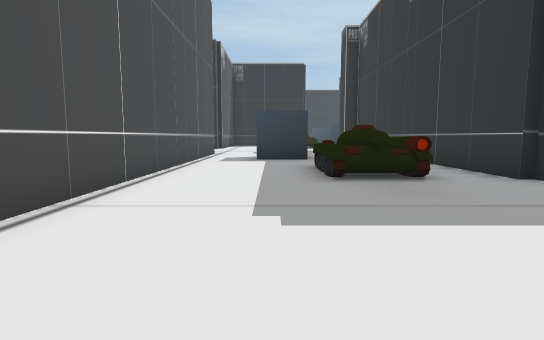
View 1 (above)

15 first-person views from a walk through a 3-D level made in the Unity game engine. The camera is 1.4 m above the floor, tilts 6° down and sees 80° across. The floor is counted in squares, 2 m on a side. Each view is taken from the middle of a square. On the plan, view 1 faces up. The plan holds only what a view shows up to about 10 squares ahead; the rest is blank. The place goes on beyond the plan. The player is left out.

View 2
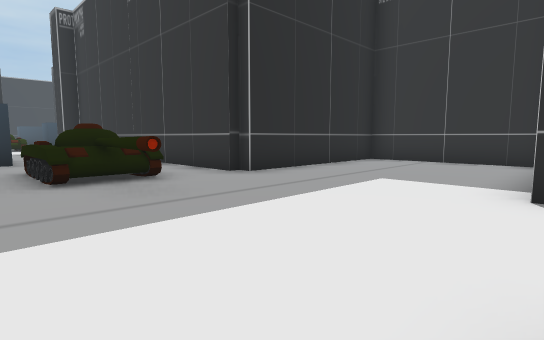

View 3
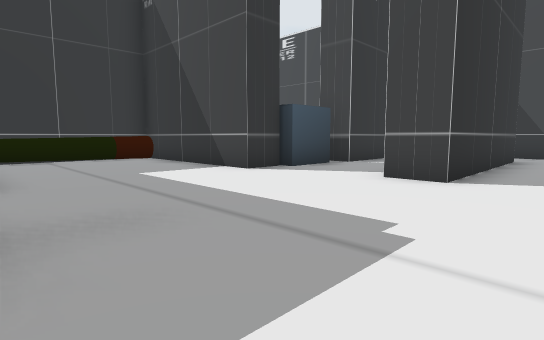

View 4
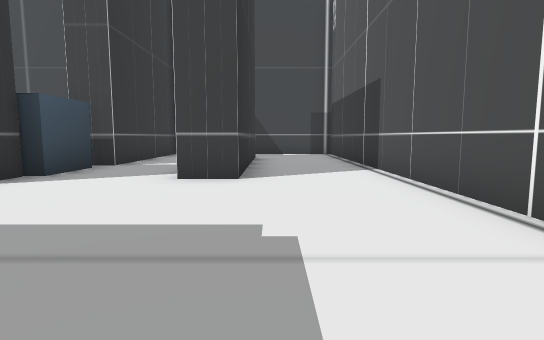

View 5
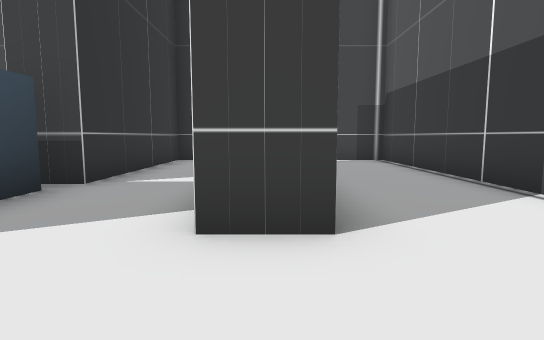

View 6
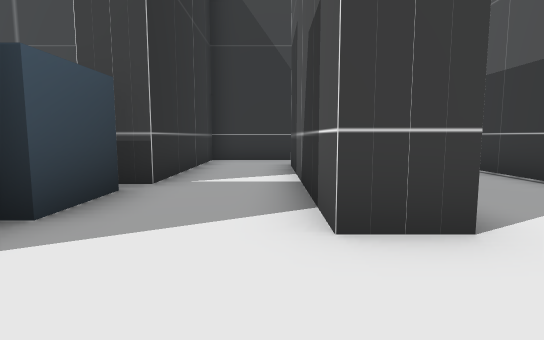

View 7
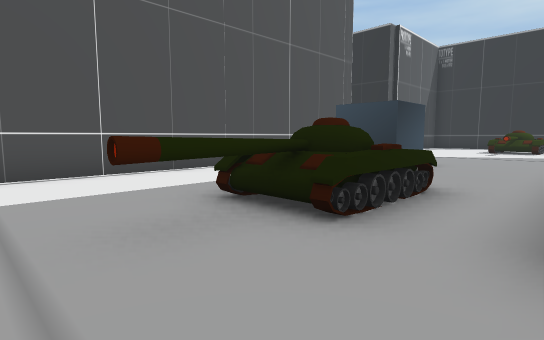

View 8
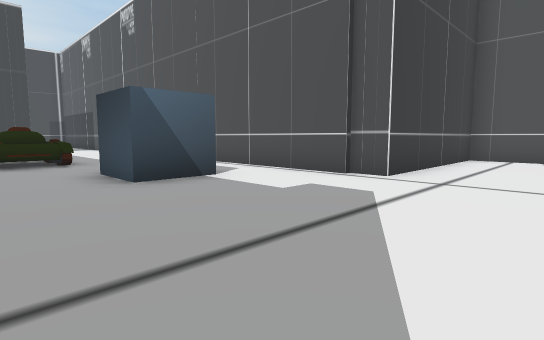

View 9
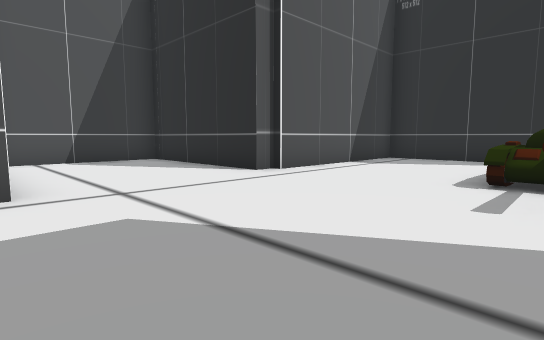

View 10
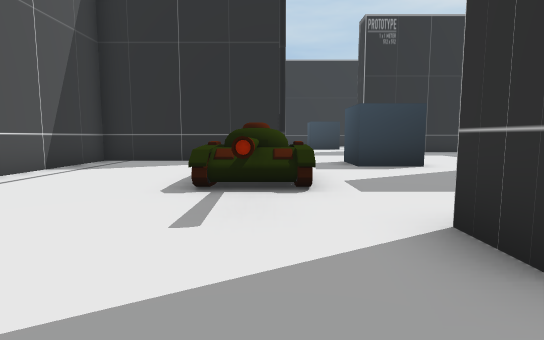

View 11
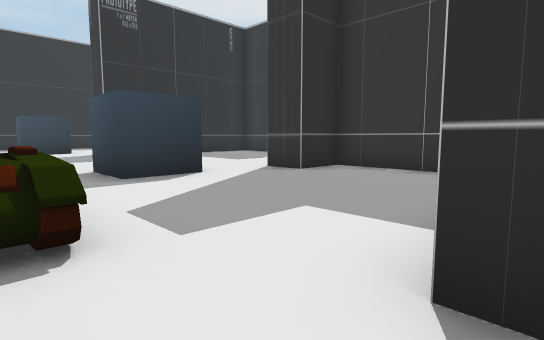

View 12
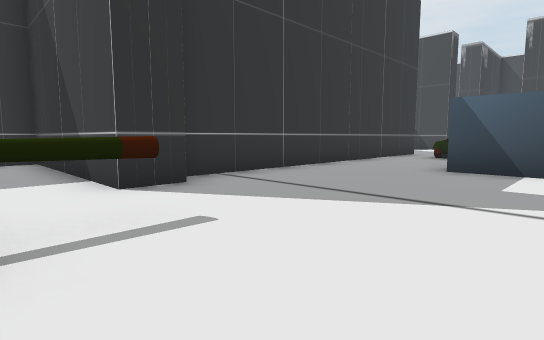

View 13
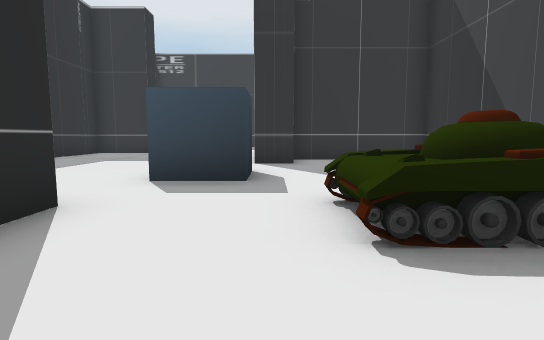

View 14
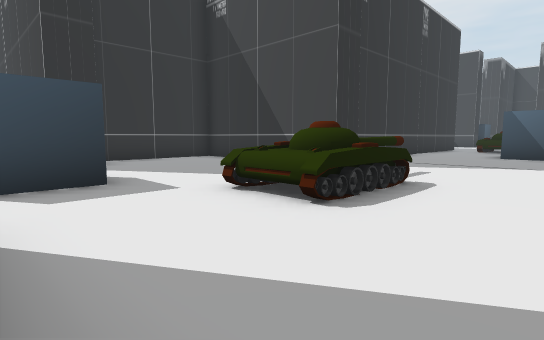

View 15
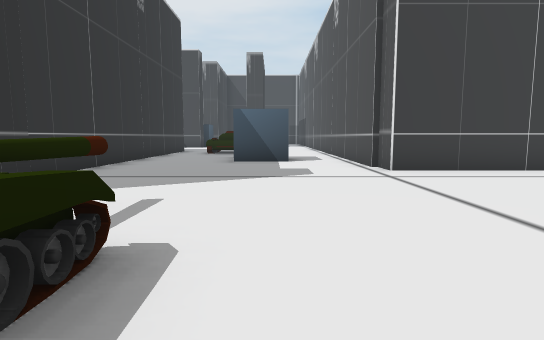

### Floor plan
Ten units are one square. View 1 is at (0, 0); x grows to the right and y downward. Boxes are objects, and circles mark ways between rooms. Rooms are numbered by the first view taken in them; rooms with no view inside come last. Other rooms are left out.
<svg viewBox="-80 -237 178 317">
<path fill="none" stroke="#000" d="M40 22 40 6 43 6 43 -4 88 -4M40 -51 40 -96M5 58 5 3 15 3 15 58M93 -9 93 -49 42 -49M10 -96 -5 -96M-23 -95 -23 75 37 75 37 27M34 -154 34 -164 87 -164 87 -204 73 -204 73 -215M-29 -180 -29 -175 -75 -175 -75 -135 -23 -135 -23 -95M-5 -111 10 -111 10 -96M55 -214 40 -214 40 -230M22 -232 -27 -232 -27 -180M40 -96 40 -151"/>
<rect x="5" y="-75" width="20" height="40" fill="#bbb"><title>other object</title></rect>
<rect x="5" y="-205" width="20" height="40" fill="#bbb"><title>other object</title></rect>
<circle cx="-15" cy="-105" r="3" fill="#2a7"/>
<circle cx="25" cy="-105" r="3" fill="#2a7"/>
<text x="20" y="-10">1</text>
<text x="10" y="-170">2</text>
</svg>
Room 1 opens to room 2.

Where each view was taken, in squares from view 1:
view 1: 0 up, 0 right, facing up
view 2: 0 up, 0 right, facing up-right
view 3: 5 up, 1 left, facing down-right
view 4: 5 up, 0 right, facing down
view 5: 2 up, 1 right, facing down
view 6: 2 up, 2 right, facing down
view 7: 3 up, 4 right, facing up-left
view 8: 16 up, 3 right, facing down-left
view 9: 13 up, 2 right, facing up-left
view 10: 14 up, 2 right, facing up
view 11: 16 up, 2 right, facing up-right
view 12: 18 up, 1 left, facing down-right
view 13: 21 up, 1 left, facing right
view 14: 23 up, 1 left, facing down-right
view 15: 20 up, 0 right, facing down
